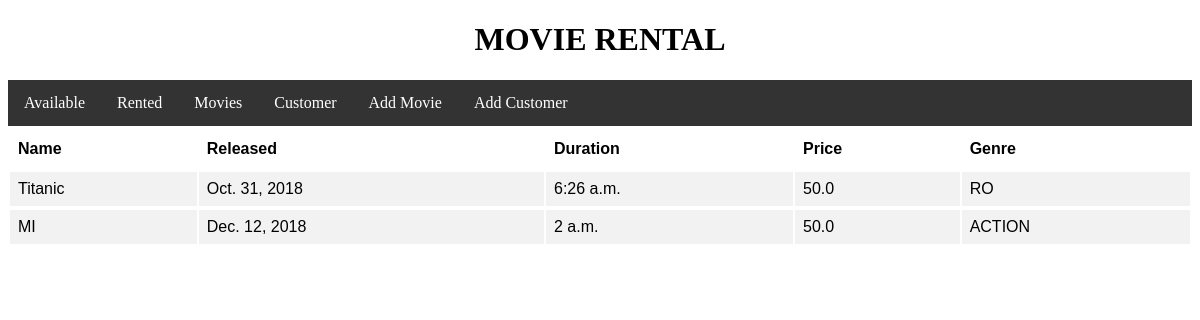
/movierental/available/, run on the app's committed database.
### movierental/models.py (models this page shows)
class Movie(models.Model):
    ACTION = 'Action'
    COMEDY = 'Comedy'
    ROMANCE = 'Romance'
    HORROR = 'Horror'
    THRILLER = 'Thriller'
    name = models.CharField(max_length=200)
    released = models.DateField('date released')
    duration = models.TimeField()
    price = models.FloatField()
    rentedby = models.ForeignKey('Customer',on_delete=models.SET_NULL,null=True,)
    genre = models.CharField(
        choices = GENRE_CHOICES,
        default = ACTION,
        max_length = 15,
    )
    class Meta:
        db_table = "Movie"

### movierental/views.py (the view)
# urls.py: path('available/', views.available,name='available'),
def available(request):
    movies = Movie.objects.all().filter(rentedby__isnull = True)
    return render(request, "Available.html", {'movies': movies,})

### movierental/templates/Available.html
<!DOCTYPE html>
{% extends "base.html" %}
{% block nav %}
{% load static %}
<link rel="stylesheet" type="text/css" href='{% static "movierental/style.css" %}''>
<table id="customers">
  <tr>
    <th>Name</th>
    <th>Released</th>
    <th>Duration</th>
    <th>Price</th>
    <th>Genre</th>
{% for movie in movies %}
<tr>
<td>{{ movie.name}}</td>
<td>{{ movie.released}}</td>
<td>{{ movie.duration}}</td>
<td>{{ movie.price}}</td>
<td>{{ movie.genre}}</td>
<tr>
{% endfor %}
{% endblock %}

### movierental/static/movierental/style.css (style rules this page uses)
#customers { font-family: "Trebuchet MS", Arial, Helvetica, sans-serif; width: 100%; }
#customers td, #customers th { padding: 8px; }
#customers tr:nth-child(even) { background-color: #f2f2f2; }
#customers th { padding-top: 12px; padding-bottom: 12px; text-align: left; color: black; }

### data on the page
Movie: name "Titanic", released "Oct. 31, 2018", duration "6:26 a.m.", price "50.0", genre "RO"
Movie: name "MI", released "Dec. 12, 2018", duration "2 a.m.", price "50.0", genre "ACTION"
